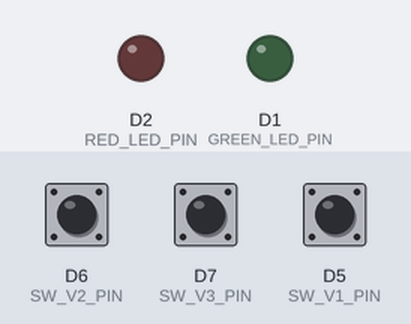
The program below on a simulated ESP8266 (NodeMCU). Parts: output pins drawn as LEDs (lit = HIGH). Inputs (shaded band) come from the test bench; at power-on: D5 (SW_V1_PIN) HIGH, D6 (SW_V2_PIN) HIGH, D7 (SW_V3_PIN) HIGH. What the program prints to the serial monitor is not drawn.

Above: at 2.9 s.
3.0 s: D5 (SW_V1_PIN) pulled LOW for 3.2 s
At 6.24 s:
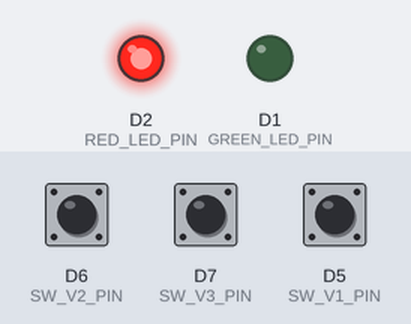
10.9 s: D6 (SW_V2_PIN) pulled LOW for 1 s
At 11.7 s:
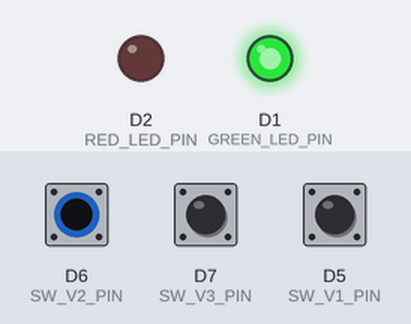
15.9 s: D5 (SW_V1_PIN) pulled LOW for 1 s
At 17.7 s:
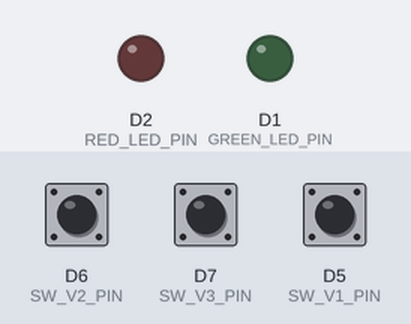
Timing chart, 0 to 19.2 s (numbered marks = the images above; inputs shaded):
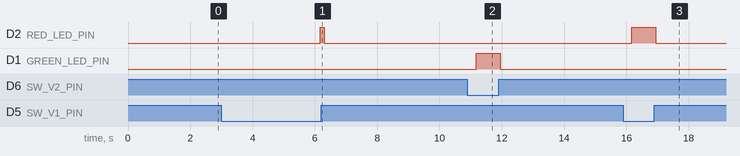

Measured:
- after the input at 3.0 s, D2 (RED_LED_PIN): LOW → HIGH after 3.2 s, → LOW 0.13 s later
- after the input at 10.9 s, D1 (GREEN_LED_PIN): LOW → HIGH after 0.28 s, → LOW 0.77 s later
- after the input at 15.9 s, D2 (RED_LED_PIN): LOW → HIGH after 0.28 s, → LOW 0.77 s later

The program:

main.cpp
```cpp
// Smart EV charging / V2G scheduler demo (3 EVs, 12 one-hour slots, 18:00-05:00)
#include <Arduino.h>

// ---- Pins (NodeMCU ESP8266 labels; all five are safe at boot) ----
constexpr uint8_t GREEN_LED_PIN = D1;  // ON while any EV is charging (G2V)
constexpr uint8_t RED_LED_PIN = D2;   // ON while any EV is discharging (V2G)
constexpr uint8_t SW_V1_PIN = D5;      // switches pull to GND: LOW = plugged in
constexpr uint8_t SW_V2_PIN = D6;
constexpr uint8_t SW_V3_PIN = D7;

// ---- Simulation settings ----
constexpr uint32_t SLOT_INTERVAL_MS = 5000;  // one simulated hour
constexpr uint32_t ARRIVE_MS = 6000;         // show starting batteries
constexpr uint32_t RESULT_MS = 12000;        // hold the morning result
constexpr int TOTAL_SLOTS = 12;
constexpr int PEAK_SLOTS = 5;  // slots 0-4 (18:00-22:00)
constexpr float PEAK_PRICE = 10.0f;
constexpr float OFF_PEAK_PRICE = 4.0f;
constexpr int CHARGE_STEP = 10;    // % SoC per slot
constexpr int DISCHARGE_STEP = 8;  // % SoC per slot
constexpr int GRID_MAX_CHARGING = 2;
constexpr int NUM_EVS = 3;
constexpr uint32_t DEBOUNCE_MS = 50;

enum Mode { IDLE, CHARGE, DISCHARGE };
const char* const MODE_NAME[] = {"IDLE", "CHARGE", "DISCHARGE"};

struct EvConfig {
  const char* name;
  uint8_t switchPin;
  int initialSoc;
  int targetSoc;
  int reserveSoc;
  int departSlot;  // EV leaves at the start of this slot (12 = end of cycle)
  bool v2gAllowed;
};

// Edit these to try other scenarios.
const EvConfig CONFIG[NUM_EVS] = {
    // name  pin        soc tgt res depart v2g
    {"V1", SW_V1_PIN, 90, 80, 60, 12, true},  // full battery: feeds peak load
    {"V2", SW_V2_PIN, 20, 90, 60, 7, true},   // leaves 01:00: urgent at once
    {"V3", SW_V3_PIN, 30, 80, 60, 12, true},  // can wait for cheap hours
};

struct EvState {
  int soc;
  Mode mode;
  int modeChanges;
};

EvState ev[NUM_EVS];
// Each night: cars arrive, 12 hours run, then the morning result is held.
enum Phase { ARRIVING, RUNNING, MORNING };
const char* const PHASE_NAME[] = {"arrive", "night", "morning"};
Phase phase = ARRIVING;
int change[NUM_EVS];  // battery change in the current hour

int currentSlot = 0;
uint32_t slotStartMs = 0;
float smartCost = 0;
float peakOnlyCost = 0;

// Debounced switch state. All logic reads this, not the pins.
bool connected[NUM_EVS];
bool rawState[NUM_EVS];
uint32_t rawChangedMs[NUM_EVS];
bool deferred[NUM_EVS];
bool urgent[NUM_EVS];
char lastEvent[NUM_EVS][48];  // latest plug / unplug message per EV

// Result of the previous cycle, kept on screen during the next one.
struct {
  bool valid;
  int soc[NUM_EVS];
  int changes[NUM_EVS];
  float smart, peakOnly;
} lastCycle;

bool readSwitch(int i) { return digitalRead(CONFIG[i].switchPin) == LOW; }

// Number of charging slots needed to get from soc to target (rounded up).
int slotsNeeded(int soc, int target) {
  return soc >= target ? 0 : (target - soc + CHARGE_STEP - 1) / CHARGE_STEP;
}

void setMode(int i, Mode mode) {
  if (ev[i].mode != mode) {
    ev[i].mode = mode;
    ev[i].modeChanges++;
  }
}

void updateLeds() {
  bool charging = false;
  bool discharging = false;
  for (int i = 0; i < NUM_EVS; i++) {
    charging |= ev[i].mode == CHARGE;
    discharging |= ev[i].mode == DISCHARGE;
  }
  digitalWrite(GREEN_LED_PIN, charging ? HIGH : LOW);
  digitalWrite(RED_LED_PIN, discharging ? HIGH : LOW);
}

// Why an EV is in its current state.
const char* noteFor(int i) {
  if (!connected[i]) return "unplugged";
  if (currentSlot >= CONFIG[i].departSlot) return "departed";
  if (deferred[i]) return "deferred: grid limit";
  if (urgent[i] && ev[i].mode == CHARGE) return "urgent";
  return "";
}

uint32_t phaseLength() {
  return phase == ARRIVING ? ARRIVE_MS
         : phase == MORNING ? RESULT_MS
                            : SLOT_INTERVAL_MS;
}

// One-line JSON snapshot of everything, prefixed with '@' for the dashboard.
void sendSnapshot(const char* type) {
  Serial.printf(
      "@{\"type\":\"%s\",\"phase\":\"%s\",\"wait\":%lu,\"slot\":%d,\"hour\":%d,\"peak\":%d,\"price\":%.1f,"
      "\"smart\":%.1f,\"peakOnly\":%.1f,\"green\":%d,\"red\":%d,\"ev\":[",
      type, PHASE_NAME[phase], (unsigned long)phaseLength(), currentSlot, (18 + currentSlot) % 24, currentSlot < PEAK_SLOTS,
      currentSlot < PEAK_SLOTS ? PEAK_PRICE : OFF_PEAK_PRICE, smartCost,
      peakOnlyCost, digitalRead(GREEN_LED_PIN), digitalRead(RED_LED_PIN));
  for (int i = 0; i < NUM_EVS; i++) {
    Serial.printf(
        "%s{\"name\":\"%s\",\"plugged\":%d,\"mode\":\"%s\",\"soc\":%d,\"change\":%d,"
        "\"target\":%d,\"reserve\":%d,\"depart\":%d,\"changes\":%d,"
        "\"note\":\"%s\"}",
        i ? "," : "", CONFIG[i].name, connected[i], MODE_NAME[ev[i].mode],
        ev[i].soc, change[i], CONFIG[i].targetSoc, CONFIG[i].reserveSoc,
        CONFIG[i].departSlot, ev[i].modeChanges, noteFor(i));
  }
  Serial.println("]}");
}

// Redraw the whole serial screen in place (ANSI: clear screen, cursor home).
// Printed after the '@' snapshot so that the long data line is wiped from view.
void drawScreen() {
  const bool peak = currentSlot < PEAK_SLOTS;
  int chargers = 0;
  for (int i = 0; i < NUM_EVS; i++) chargers += ev[i].mode == CHARGE;

  Serial.print("\033[2J\033[3J\033[H");
  Serial.println("===== EV CHARGING STATION =====");
  if (phase == ARRIVING) {
    Serial.println("18:00  Cars have arrived. These are their starting batteries.");
  } else if (phase == MORNING) {
    Serial.println("MORNING  Night over. Next: a new evening, batteries start again.");
  } else {
    Serial.printf("%02d:00  Electricity is %s (Rs %.0f per unit)\n",
                  (18 + currentSlot) % 24, peak ? "EXPENSIVE" : "CHEAP",
                  peak ? PEAK_PRICE : OFF_PEAK_PRICE);
  }
  Serial.printf("Chargers in use %d of %d   Green LED %s   Red LED %s\n\n",
                chargers, GRID_MAX_CHARGING,
                digitalRead(GREEN_LED_PIN) ? "ON" : "OFF",
                digitalRead(RED_LED_PIN) ? "ON" : "OFF");
  Serial.println("Car  Plug       Doing     Battery  This hour  Goal");
  for (int i = 0; i < NUM_EVS; i++) {
    const char* doing = ev[i].mode == CHARGE      ? "CHARGING"
                        : ev[i].mode == DISCHARGE ? "SELLING"
                        : currentSlot >= CONFIG[i].departSlot ? "LEFT"
                                                              : "WAITING";
    Serial.printf("%s   %-9s  %-8s  %5d%%  %+8d%%  %3d%%\n", CONFIG[i].name,
                  connected[i] ? "PLUGGED" : "UNPLUGGED", doing, ev[i].soc,
                  change[i], CONFIG[i].targetSoc);
  }
  if (phase != ARRIVING)
    Serial.printf("\nSaved so far: Rs %.0f\n", peakOnlyCost - smartCost);
  Serial.println("\nLast plug event:");
  for (int i = 0; i < NUM_EVS; i++)
    Serial.printf("  %s  %s\n", CONFIG[i].name, lastEvent[i]);

  if (!lastCycle.valid) return;
  Serial.println("\nLast completed cycle:");
  for (int i = 0; i < NUM_EVS; i++) {
    Serial.printf("  %s  SoC %3d%% (target %d%%, %s)  mode changes: %d\n",
                  CONFIG[i].name, lastCycle.soc[i], CONFIG[i].targetSoc,
                  lastCycle.soc[i] >= CONFIG[i].targetSoc ? "met" : "NOT met",
                  lastCycle.changes[i]);
  }
  Serial.printf("  Smart Rs %.1f   Peak-only Rs %.1f   Saved Rs %.1f\n",
                lastCycle.smart, lastCycle.peakOnly,
                lastCycle.peakOnly - lastCycle.smart);
}

// Apply the priority rules to one EV. `urgent` is set for must-charge requests.
Mode decide(int i, int slot, bool& mustCharge) {
  const EvConfig& c = CONFIG[i];
  const int soc = ev[i].soc;
  const int remaining = c.departSlot - slot;  // includes this slot
  mustCharge = false;

  // 1. Unplugged, or already driven away
  if (!connected[i] || remaining <= 0) return IDLE;

  // 2. Must charge now to reach the target before departure
  if (soc < c.targetSoc && remaining <= slotsNeeded(soc, c.targetSoc)) {
    mustCharge = true;
    return CHARGE;
  }

  const bool peak = slot < PEAK_SLOTS;

  // 3. V2G: discharge at peak only if there is still time to recharge later
  if (peak && c.v2gAllowed && soc > c.reserveSoc) {
    const int socAfter = max(soc - DISCHARGE_STEP, c.reserveSoc);
    if (slotsNeeded(socAfter, c.targetSoc) <= remaining - 1) return DISCHARGE;
  }

  // 4. Cheap off-peak charging
  if (!peak && soc < c.targetSoc) return CHARGE;

  // 5. Wait / full
  return IDLE;
}

// True if EV a should get a charger before EV b.
bool moreUrgent(int a, int b) {
  if (urgent[a] != urgent[b]) return urgent[a];
  if (CONFIG[a].departSlot != CONFIG[b].departSlot)
    return CONFIG[a].departSlot < CONFIG[b].departSlot;
  return ev[a].soc < ev[b].soc;
}

void runSlot(int slot) {
  const bool peak = slot < PEAK_SLOTS;
  const float price = peak ? PEAK_PRICE : OFF_PEAK_PRICE;

  Mode next[NUM_EVS];
  for (int i = 0; i < NUM_EVS; i++) next[i] = decide(i, slot, urgent[i]);

  // Grid limit: defer any request ranked below the first GRID_MAX_CHARGING.
  for (int i = 0; i < NUM_EVS; i++) {
    deferred[i] = false;
    if (next[i] != CHARGE) continue;
    int ahead = 0;
    for (int j = 0; j < NUM_EVS; j++) {
      if (j == i || next[j] != CHARGE) continue;
      // Equal ranking falls back to the lower EV number.
      if (moreUrgent(j, i) || (!moreUrgent(i, j) && j < i))
        ahead++;
    }
    deferred[i] = ahead >= GRID_MAX_CHARGING;
  }

  for (int i = 0; i < NUM_EVS; i++) {
    const Mode mode = deferred[i] ? IDLE : next[i];
    setMode(i, mode);
    const int before = ev[i].soc;

    if (mode == CHARGE) {
      ev[i].soc = min(ev[i].soc + CHARGE_STEP, 100);
      smartCost += price;
      peakOnlyCost += PEAK_PRICE;
    } else if (mode == DISCHARGE) {
      ev[i].soc = max(ev[i].soc - DISCHARGE_STEP, CONFIG[i].reserveSoc);
      smartCost -= PEAK_PRICE;  // V2G credit
    }
    change[i] = ev[i].soc - before;

  }
  updateLeds();
  sendSnapshot("slot");
  drawScreen();
}

void resetCycle() {
  for (int i = 0; i < NUM_EVS; i++) {
    ev[i] = {CONFIG[i].initialSoc, IDLE, 0};
    deferred[i] = urgent[i] = false;
    change[i] = 0;
  }
  currentSlot = 0;
  smartCost = 0;
  peakOnlyCost = 0;
}

void saveCycle() {
  lastCycle.valid = true;
  for (int i = 0; i < NUM_EVS; i++) {
    lastCycle.soc[i] = ev[i].soc;
    lastCycle.changes[i] = ev[i].modeChanges;
  }
  lastCycle.smart = smartCost;
  lastCycle.peakOnly = peakOnlyCost;
}

// Cars arrive: reset batteries and show them before anything happens.
void startNight() {
  resetCycle();
  phase = ARRIVING;
  updateLeds();
  sendSnapshot("arrive");
  drawScreen();
}

// Stop all power flow and keep the final batteries on screen.
void endNight() {
  saveCycle();
  phase = MORNING;
  for (int i = 0; i < NUM_EVS; i++) {
    ev[i].mode = IDLE;
    change[i] = 0;
  }
  updateLeds();
  sendSnapshot("summary");
  drawScreen();
}

// Report every plug / unplug as soon as the switch has been stable.
void pollSwitches() {
  for (int i = 0; i < NUM_EVS; i++) {
    const bool raw = readSwitch(i);
    if (raw != rawState[i]) {
      rawState[i] = raw;
      rawChangedMs[i] = millis();
    }
    if (raw == connected[i] || millis() - rawChangedMs[i] < DEBOUNCE_MS)
      continue;

    connected[i] = raw;
    deferred[i] = urgent[i] = false;
    const bool departed = currentSlot >= CONFIG[i].departSlot;
    if (!raw) {
      setMode(i, IDLE);  // stops charging / discharging at once
      updateLeds();
    }
    snprintf(lastEvent[i], sizeof(lastEvent[i]), "%s at %02d:00 - %s",
             raw ? "PLUGGED IN" : "UNPLUGGED", (18 + currentSlot) % 24,
             !raw       ? "now IDLE"
             : departed ? "already departed"
                        : "joins next slot");
    sendSnapshot(raw ? "plug" : "unplug");
    drawScreen();
  }
}

void setup() {
  Serial.begin(115200);
  pinMode(GREEN_LED_PIN, OUTPUT);
  pinMode(RED_LED_PIN, OUTPUT);
  for (int i = 0; i < NUM_EVS; i++) pinMode(CONFIG[i].switchPin, INPUT_PULLUP);
  delay(100);  // let the pull-ups settle
  for (int i = 0; i < NUM_EVS; i++) {
    connected[i] = rawState[i] = readSwitch(i);
    strcpy(lastEvent[i], "none yet");
  }

  startNight();
  slotStartMs = millis();
}

void loop() {
  // Unplugging takes effect immediately; plugging in waits for the next slot.
  pollSwitches();

  if (millis() - slotStartMs < phaseLength()) return;
  slotStartMs = millis();

  if (phase == MORNING) {
    startNight();
  } else if (phase == RUNNING && currentSlot == TOTAL_SLOTS - 1) {
    endNight();
  } else {
    currentSlot = phase == ARRIVING ? 0 : currentSlot + 1;
    phase = RUNNING;
    runSlot(currentSlot);
  }
}
```
